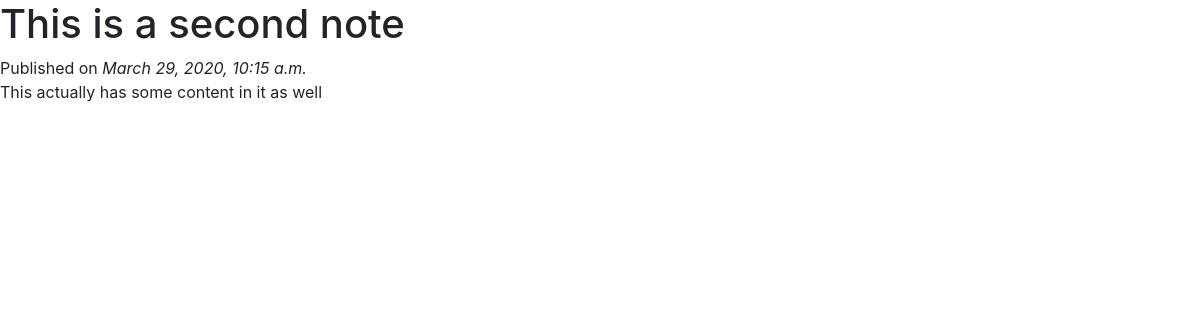
The app's page /graph_notes/2/ with its own data.
### graph_notes/models.py (models this page shows, shortened)
class Note(models.Model):
    title = models.CharField(max_length=100)
    content = models.TextField()
    published_time = models.DateTimeField("time published")
    modified_time = models.DateTimeField("last modified")

### graph_notes/views.py (the view)
# urls.py: path("<int:note_id>/", views.detail, name="detail"),
def detail(request, note_id):
    note = get_object_or_404(Note, pk=note_id)
    return render(request, "graph_notes/detail.html", {"note": note})

### graph_notes/templates/graph_notes/detail.html (shortened to what this page needs)
<link rel="stylesheet" href="https://stackpath.bootstrapcdn.com/bootstrap/4.4.1/css/bootstrap.min.css">
<h1>{{ note.title }}</h1>
Published on <i>{{note.published_time}}</i>
<p>{{ note.content }}</p>

### records on screen
Note: title "This is a second note", published_time "March 29, 2020, 10:15 a.m.", content "This actually has some content in it as well"
